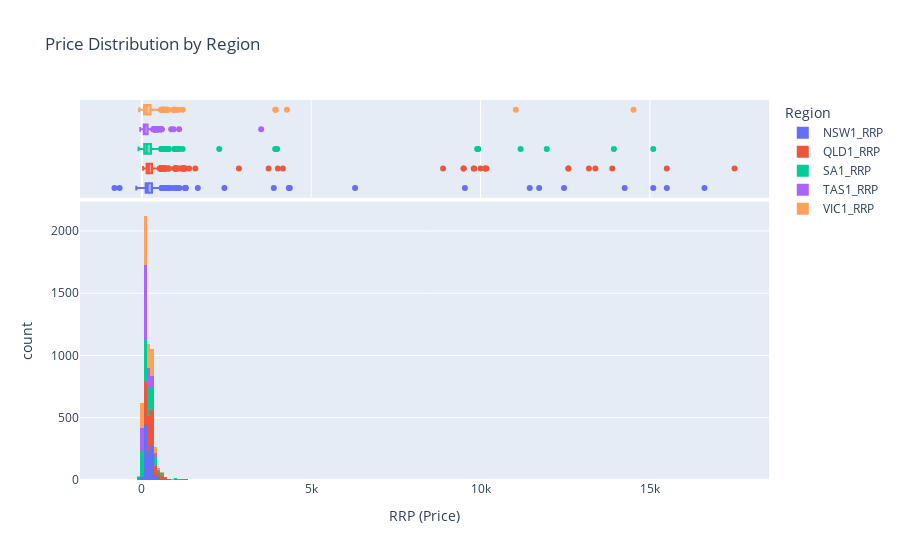

The code cell stored with this chart in its notebook:
### Code cell
import pandas as pd
import plotly.express as px
import plotly.io as pio



# Define column names
region_col = 'Region'
price_col = 'Price'

# List of region columns
region_columns = ['NSW1_RRP', 'QLD1_RRP', 'SA1_RRP', 'TAS1_RRP', 'VIC1_RRP']

# Melt the DataFrame to have all prices in a single column
df_melted = temp_price_results.melt(id_vars='Date', value_vars=region_columns, var_name=region_col, value_name=price_col)

# Plotting using Plotly Express
fig = px.histogram(df_melted, x=price_col, color=region_col, marginal="box", 
                   title="Price Distribution by Region", 
                   labels={price_col: "RRP (Price)", region_col: "Region"})

# Save the plot as an HTML file
pio.write_html(fig, '/Users/danielseymour/Documents/EC331-EME-thesis/prices_dist.html')  # Replace with your desired path and filename

# Show plot
fig.show()

### Figure 1 — Plotly figure (JSON) as saved in the notebook; plotly's stock layout.template omitted (floating-point values rounded to 4 significant figures; data arrays with more than 128 entries replaced by an {"elided": "..."} marker saying what was removed)
{"data": [{"alignmentgroup": "True", "bingroup": "x", "hovertemplate": "Region=NSW1_RRP<br>RRP (Price)=%{x}<br>count=%{y}<extra></extra>", "legendgroup": "NSW1_RRP", "marker": {"color": "#636efa", "pattern": {"shape": ""}}, "name": "NSW1_RRP", "offsetgroup": "NSW1_RRP", "orientation": "v", "showlegend": true, "type": "histogram", "x": {"elided": "1095 float values"}, "xaxis": "x", "yaxis": "y"}, {"alignmentgroup": "True", "hovertemplate": "Region=NSW1_RRP<br>RRP (Price)=%{x}<extra></extra>", "legendgroup": "NSW1_RRP", "marker": {"color": "#636efa"}, "name": "NSW1_RRP", "notched": true, "offsetgroup": "NSW1_RRP", "showlegend": false, "type": "box", "x": {"elided": "1095 float values"}, "xaxis": "x2", "yaxis": "y2"}, {"alignmentgroup": "True", "bingroup": "x", "hovertemplate": "Region=QLD1_RRP<br>RRP (Price)=%{x}<br>count=%{y}<extra></extra>", "legendgroup": "QLD1_RRP", "marker": {"color": "#EF553B", "pattern": {"shape": ""}}, "name": "QLD1_RRP", "offsetgroup": "QLD1_RRP", "orientation": "v", "showlegend": true, "type": "histogram", "x": {"elided": "1095 float values"}, "xaxis": "x", "yaxis": "y"}, {"alignmentgroup": "True", "hovertemplate": "Region=QLD1_RRP<br>RRP (Price)=%{x}<extra></extra>", "legendgroup": "QLD1_RRP", "marker": {"color": "#EF553B"}, "name": "QLD1_RRP", "notched": true, "offsetgroup": "QLD1_RRP", "showlegend": false, "type": "box", "x": {"elided": "1095 float values"}, "xaxis": "x2", "yaxis": "y2"}, {"alignmentgroup": "True", "bingroup": "x", "hovertemplate": "Region=SA1_RRP<br>RRP (Price)=%{x}<br>count=%{y}<extra></extra>", "legendgroup": "SA1_RRP", "marker": {"color": "#00cc96", "pattern": {"shape": ""}}, "name": "SA1_RRP", "offsetgroup": "SA1_RRP", "orientation": "v", "showlegend": true, "type": "histogram", "x": {"elided": "1095 float values"}, "xaxis": "x", "yaxis": "y"}, {"alignmentgroup": "True", "hovertemplate": "Region=SA1_RRP<br>RRP (Price)=%{x}<extra></extra>", "legendgroup": "SA1_RRP", "marker": {"color": "#00cc96"}, "name": "SA1_RRP", "notched": true, "offsetgroup": "SA1_RRP", "showlegend": false, "type": "box", "x": {"elided": "1095 float values"}, "xaxis": "x2", "yaxis": "y2"}, {"alignmentgroup": "True", "bingroup": "x", "hovertemplate": "Region=TAS1_RRP<br>RRP (Price)=%{x}<br>count=%{y}<extra></extra>", "legendgroup": "TAS1_RRP", "marker": {"color": "#ab63fa", "pattern": {"shape": ""}}, "name": "TAS1_RRP", "offsetgroup": "TAS1_RRP", "orientation": "v", "showlegend": true, "type": "histogram", "x": {"elided": "1095 float values"}, "xaxis": "x", "yaxis": "y"}, {"alignmentgroup": "True", "hovertemplate": "Region=TAS1_RRP<br>RRP (Price)=%{x}<extra></extra>", "legendgroup": "TAS1_RRP", "marker": {"color": "#ab63fa"}, "name": "TAS1_RRP", "notched": true, "offsetgroup": "TAS1_RRP", "showlegend": false, "type": "box", "x": {"elided": "1095 float values"}, "xaxis": "x2", "yaxis": "y2"}, {"alignmentgroup": "True", "bingroup": "x", "hovertemplate": "Region=VIC1_RRP<br>RRP (Price)=%{x}<br>count=%{y}<extra></extra>", "legendgroup": "VIC1_RRP", "marker": {"color": "#FFA15A", "pattern": {"shape": ""}}, "name": "VIC1_RRP", "offsetgroup": "VIC1_RRP", "orientation": "v", "showlegend": true, "type": "histogram", "x": {"elided": "1095 float values"}, "xaxis": "x", "yaxis": "y"}, {"alignmentgroup": "True", "hovertemplate": "Region=VIC1_RRP<br>RRP (Price)=%{x}<extra></extra>", "legendgroup": "VIC1_RRP", "marker": {"color": "#FFA15A"}, "name": "VIC1_RRP", "notched": true, "offsetgroup": "VIC1_RRP", "showlegend": false, "type": "box", "x": {"elided": "1095 float values"}, "xaxis": "x2", "yaxis": "y2"}], "layout": {"barmode": "relative", "legend": {"title": {"text": "Region"}, "tracegroupgap": 0}, "title": {"text": "Price Distribution by Region"}, "xaxis": {"anchor": "y", "domain": [0, 1], "title": {"text": "RRP (Price)"}}, "xaxis2": {"anchor": "y2", "domain": [0, 1], "matches": "x", "showgrid": true, "showticklabels": false}, "yaxis": {"anchor": "x", "domain": [0, 0.7326], "title": {"text": "count"}}, "yaxis2": {"anchor": "x2", "domain": [0.7426, 1], "matches": "y2", "showgrid": false, "showline": false, "showticklabels": false, "ticks": ""}}}
